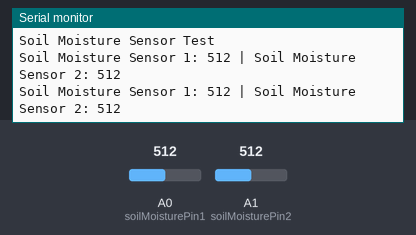
Bench run of a sketch on a simulated Arduino Uno, built with avr-gcc and run on an emulated ATmega328P. Shown: the last lines printed to the serial monitor. Inputs (shaded band) come from the test bench; at power-on: A0 (soilMoisturePin1) = 512, A1 (soilMoisturePin2) = 512.

Above: at 1.8 s.
1.9 s: A0 (soilMoisturePin1) set to 716
At 2.6 s:
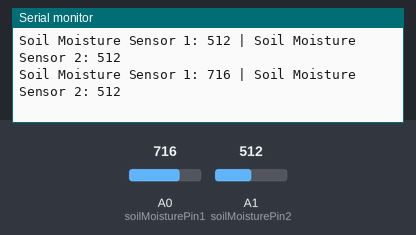
3.4 s: A1 (soilMoisturePin2) set to 716
At 4.7 s:
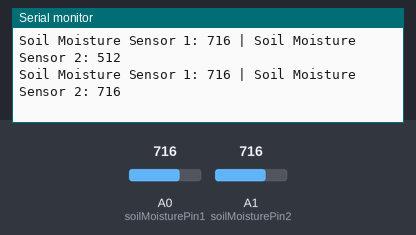
4.9 s: A0 (soilMoisturePin1) set to 900
At 5.8 s:
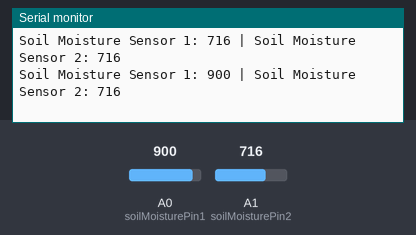
6.4 s: A1 (soilMoisturePin2) set to 900
At 7.8 s:
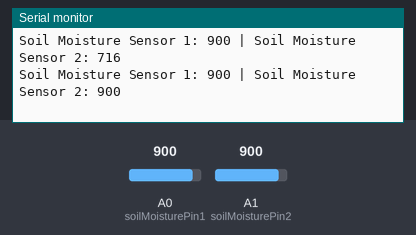
Timing chart, 0 to 8.9 s (numbered marks = the images above; inputs shaded):
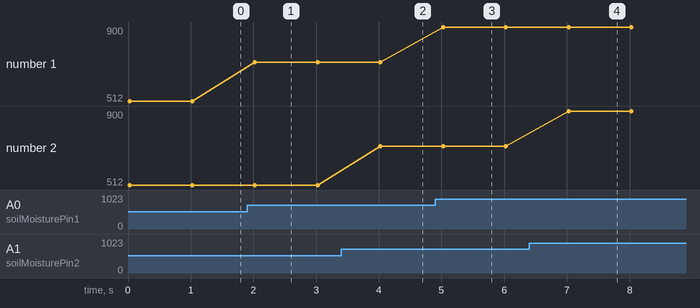

The sketch:

104.ino
```cpp
// Define the analog pins where the soil moisture sensors are connected
const int soilMoisturePin1 = A0;  // Analog pin for the first soil moisture sensor
const int soilMoisturePin2 = A1;  // Analog pin for the second soil moisture sensor

void setup() {
  // Initialize Serial communication
  Serial.begin(9600);

  // Print a message to indicate setup is complete
  Serial.println("Soil Moisture Sensor Test");
}

void loop() {
  // Read the analog values from the soil moisture sensors
  int moistureValue1 = analogRead(soilMoisturePin1);
  int moistureValue2 = analogRead(soilMoisturePin2);

  // Print the values to the Serial Monitor
  Serial.print("Soil Moisture Sensor 1: ");
  Serial.print(moistureValue1);
  Serial.print(" | Soil Moisture Sensor 2: ");
  Serial.println(moistureValue2);

  // Wait for a second before taking the next reading
  delay(1000);
}
```

Measured:
- after the input at 1.9 s, the serial monitor: prints a new line after 0.12 s (image 1)
- after the input at 3.4 s, the serial monitor: prints a new line after 0.63 s (image 2)
- after the input at 4.9 s, the serial monitor: prints a new line after 0.13 s (image 3)
- after the input at 6.4 s, the serial monitor: prints a new line after 0.63 s (image 4)
- plotted number 1: 512 → 716 after the input at 1.9 s, 716 → 900 after the input at 4.9 s
